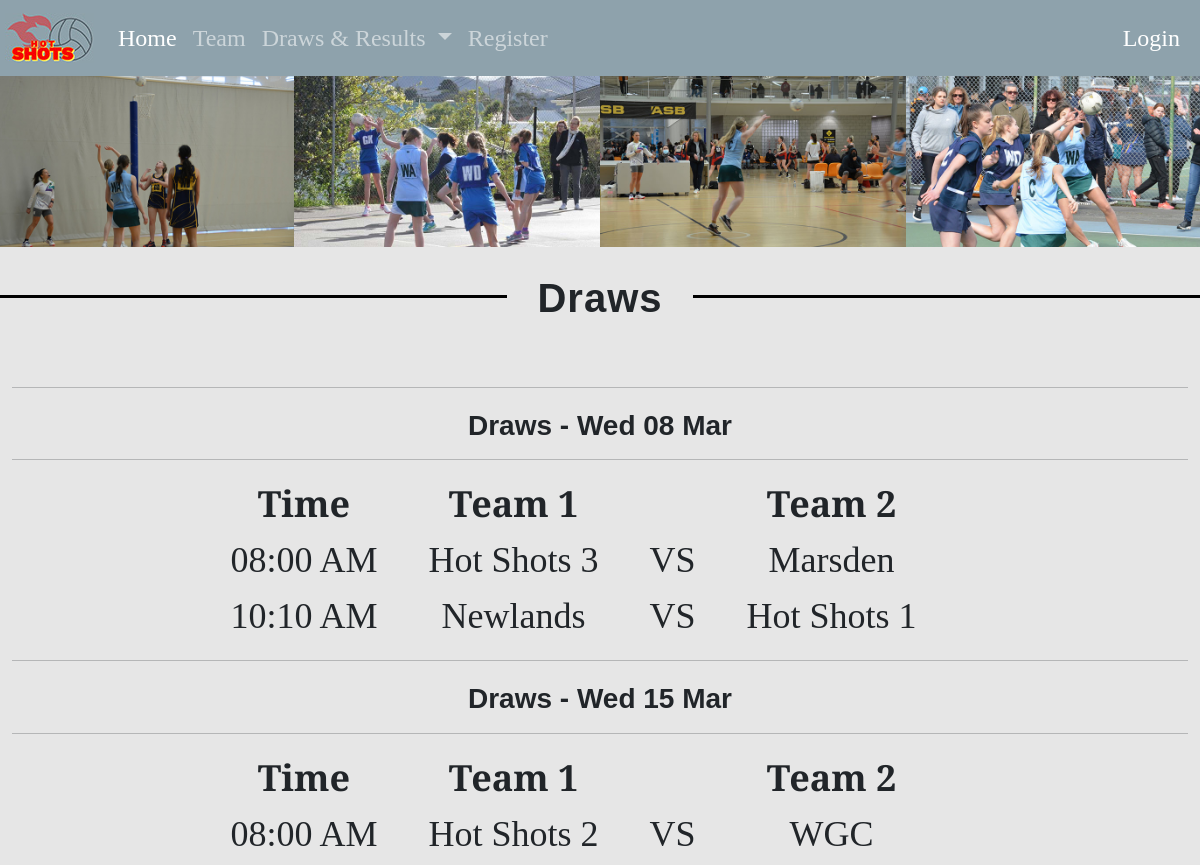
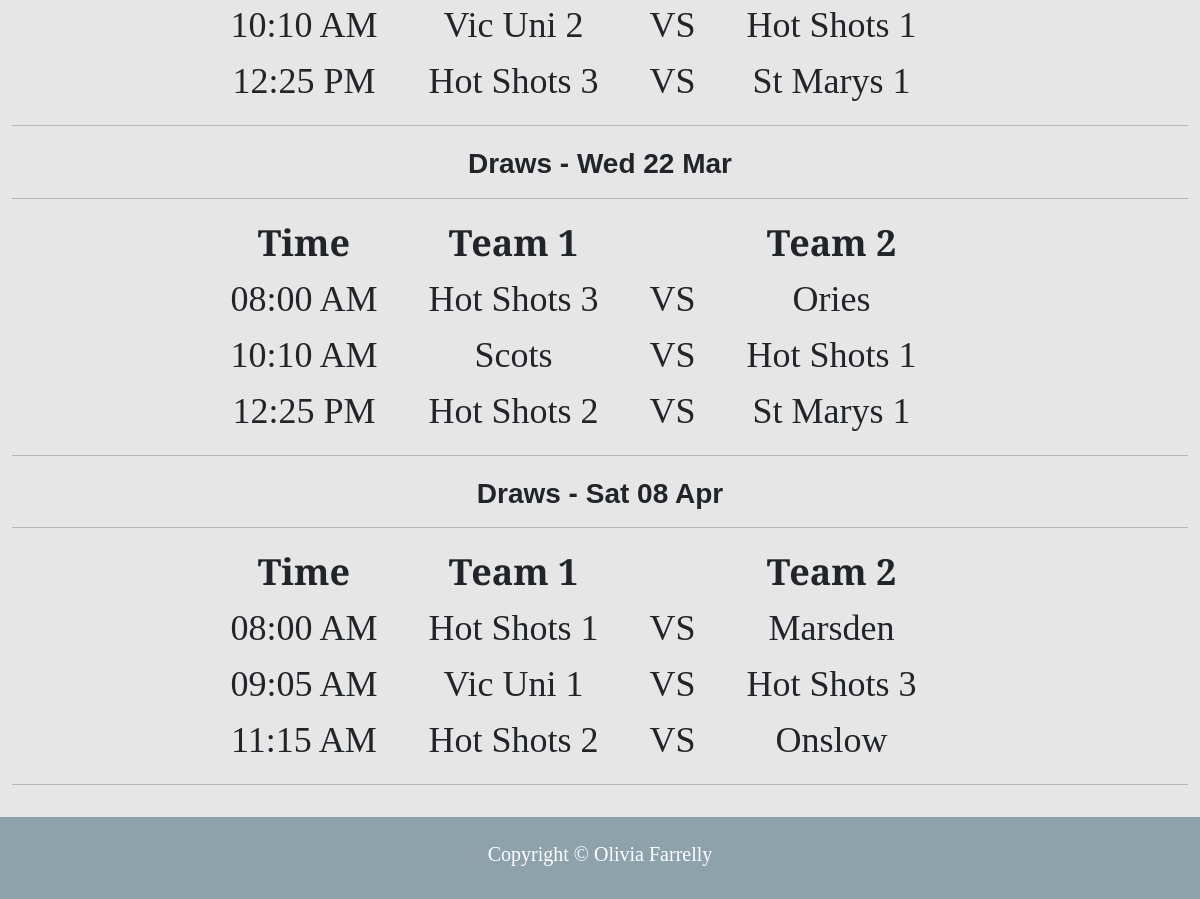
Page /draws on the committed database (2 pictures, top to bottom).
### tables this page shows
CREATE TABLE game(
     game_id integer primary key autoincrement not null,
     gamedate date not null,
     location text not null,
     team1 text not null ,
     score1 integer,
     team2 text not null,
     score2 integer
);

### server.py (the view)
@app.route('/draws')
def draws():
    sql = """ select game.game_id , game.gamedate, game.team1, game.team2
       from game
       order by game.gamedate ASC
       """
    result = run_search_query_tuples(sql, (), db_path, True)
    print(result)
    return render_template("draws.html", draws=result)

### db_functions.py (called while the page is built)
def run_search_query_tuples(sql_query,values_tuple, file_path, rowfactory=False):
    result = None
    try:
        db = sqlite3.connect(file_path)
        if rowfactory:
            db.row_factory = sqlite3.Row
        cursor = db.cursor()
        cursor.execute(sql_query,values_tuple)
        result = cursor.fetchall()
        cursor.close()
    except sqlite3.Error as error:
        print("Error running search query tuples: {}".format(error))
        return None
    db.close()
    if result is None:
        print("No search values were found")
    return result

### server.py (called while the page is built)
@app.template_filter()
def gameday(sqlite_dt):
    x = datetime.strptime(sqlite_dt, '%Y-%m-%d %H:%M:%S')
    return x.strftime("%a %d %b")

@app.template_filter()
def gametime(sqlite_dt):
    x = datetime.strptime(sqlite_dt, '%Y-%m-%d %H:%M:%S')
    return x.strftime("%I:%M %p")

### templates/draws.html (shortened to what this page needs)
{% extends "layout.html" %}
{% block logo %}
static/images/logo.jpg
{% endblock %}
{% block content %}
<div class = "row">
   <div class = "col-sm-3 draws">
        <img class="img-fluid" src = "static/images/draws1.jpg" alt = "team photo">
    </div>
     <div class = "col-sm-3 draws">
        <img class="img-fluid" src = "static/images/draws2.jpg" alt = "team photo">
    </div>
     <div class = "col-sm-3 draws">
        <img class="img-fluid" src = "static/images/draws4.jpg" alt = "team photo">
    </div>
     <div class = "col-sm-3 draws">
        <img class="img-fluid" src = "static/images/draws3.jpg" alt = "team photo">
    </div>
      </div>
<div class='hr top'>
    <span class='hr-title'>Draws</span>
  </div>
<div class="container">
      {% set ns=namespace(gameda="") %}
{% for row in draws %}
      {% if row['gamedate'] | gameday != ns.gameda %}
            {% if not loop.first %}
            </table>
            {% endif %}
                <hr>
                <h3 class="labels">Draws - {{ row['gamedate'] | gameday}} </h3>
                <hr>
                <table class="draws_table">
                <tr>
                <th class="th" >Time</th>
                <th class="th">Team 1</th>
                <th class="th"></th>
                <th class="th">Team 2</th>
                <th class="th2"></th>
                <th class="th2"></th>
                </tr>
            {% set ns.gameda = row['gamedate'] | gameday %}
      {% endif %}
          <tr>
            <td class="td">{{row['gamedate'] | gametime }}</td>
            <td class="td">{{row['team1']}}</td>
            <td class="td">VS</td>
            <td class="td">{{row['team2']}}</td>
          </tr>
    {% endfor %}
      </table>
<hr>
</div>
{% endblock %}

### static/styles.css (style rules this page uses)
:root { --bs-nav-bg: rgb(142, 162, 172); --bs-background-bg: rgb(230, 230, 230); }
body { font-family: 'Cormorant Garamond', serif; font-size: 100%; margin:4.5em 0 0 0; background-color: var(--bs-background-bg); }
.hr-title { background-color: var(--bs-background-bg); font-size: 40px; font-weight: bold; padding: 0 30px; letter-spacing: 1px; font-family: sans-serif; }
.hr { display: block; margin-top: 3em ; margin-bottom: 1em; border-top: 3px solid rgb(0,0,0); text-align: center; line-height: 1px; }
h3 { text-align: center; font-family: sans-serif; padding-bottom: 1px; padding-top: 5px; }
.container { max-width: 80em; margin: 2em auto; }
.top { margin-bottom: 5em; }
.labels { font-weight: bold; }
table { margin: auto; }
.results, .draws { padding: 0; }
.draws_table { margin: auto; text-align: center; }
.td { font-size: 3vw; padding-right: 50px; }
.th { font-size: 3vw; padding-right: 50px; }
.th2 { font-size: 1vw; }

### rows in the picture
game: gamedate|gameday "Wed 08 Mar", gamedate|gametime "08:00 AM", team1 "Hot Shots 3", team2 "Marsden"
game: gamedate|gametime "10:10 AM", team1 "Newlands", team2 "Hot Shots 1"
game: gamedate|gameday "Wed 15 Mar", gamedate|gametime "08:00 AM", team1 "Hot Shots 2", team2 "WGC"
game: gamedate|gametime "10:10 AM", team1 "Vic Uni 2", team2 "Hot Shots 1"
game: gamedate|gametime "12:25 PM", team1 "Hot Shots 3", team2 "St Marys 1"
game: gamedate|gameday "Wed 22 Mar", gamedate|gametime "08:00 AM", team1 "Hot Shots 3", team2 "Ories"
game: gamedate|gametime "10:10 AM", team1 "Scots", team2 "Hot Shots 1"
game: gamedate|gametime "12:25 PM", team1 "Hot Shots 2", team2 "St Marys 1"
game: gamedate|gameday "Sat 08 Apr", gamedate|gametime "08:00 AM", team1 "Hot Shots 1", team2 "Marsden"
game: gamedate|gametime "09:05 AM", team1 "Vic Uni 1", team2 "Hot Shots 3"
game: gamedate|gametime "11:15 AM", team1 "Hot Shots 2", team2 "Onslow"
